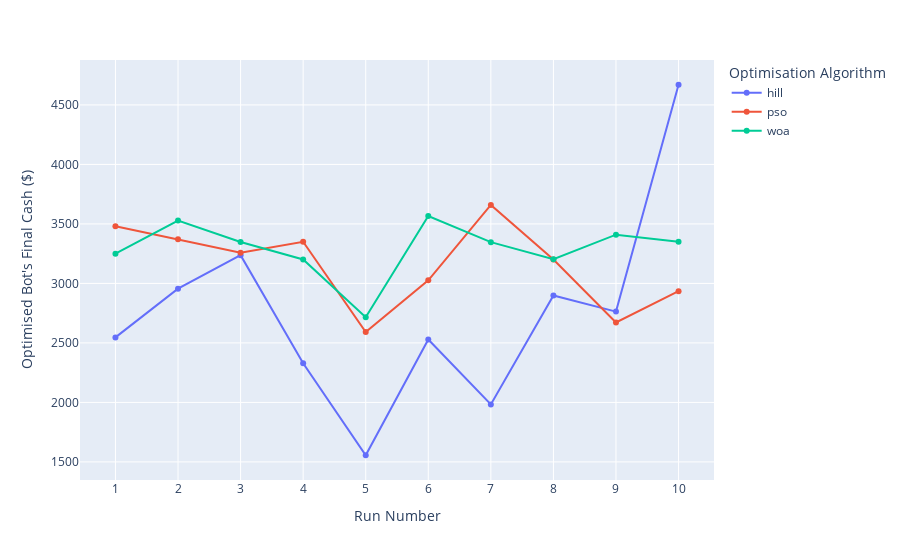

Notebook code cell kept with this figure:
### Code cell
# VIS 4 - show final values over 10 repeated runs

## TEST

repeated = {"algo": [], "score": [], "run": []}

for algo_name, algo_instance in groupB.items():
    for i, fitness in enumerate(algo_instance.historical_best_params_fitness(make_eval_fn(complex_bot_signal, test_price))):
        repeated["algo"].append(algo_name)
        repeated["score"].append(fitness)
        repeated["run"].append(i + 1)

px.line(
    pd.DataFrame(repeated),
    x="run",
    y="score",
    color="algo",
    labels={
        "score": "Optimised Bot's Final Cash ($)",
        "run": "Run Number",
        "algo": "Optimisation Algorithm",
    },
    markers=True,
).update_xaxes(dtick=1).show()

## TRAIN

repeated = {"algo": [], "score": [], "run": []}

for algo_name, algo_instance in groupB.items():
    for i, fitness in enumerate(algo_instance.historical_best_params_fitness(make_eval_fn(complex_bot_signal, train_price))):
        repeated["algo"].append(algo_name)
        repeated["score"].append(fitness)
        repeated["run"].append(i + 1)

px.line(
    pd.DataFrame(repeated),
    x="run",
    y="score",
    color="algo",
    labels={
        "score": "Optimised Bot's Final Cash ($)",
        "run": "Run Number",
        "algo": "Optimisation Algorithm",
    },
    markers=True,
).update_xaxes(dtick=1).show()

### Figure 1 — Plotly figure (JSON) as saved in the notebook; plotly's stock layout.template omitted (floating-point values rounded to 4 significant figures)
{"data": [{"hovertemplate": "Optimisation Algorithm=hill<br>Run Number=%{x}<br>Optimised Bot's Final Cash ($)=%{y}<extra></extra>", "legendgroup": "hill", "line": {"color": "#636efa", "dash": "solid"}, "marker": {"symbol": "circle"}, "mode": "lines+markers", "name": "hill", "orientation": "v", "showlegend": true, "type": "scatter", "x": [1, 2, 3, 4, 5, 6, 7, 8, 9, 10], "xaxis": "x", "y": [2547.0, 2956.0, 3237.0, 2329.0, 1556.0, 2529.0, 1983.0, 2898.0, 2763.0, 4669.0], "yaxis": "y"}, {"hovertemplate": "Optimisation Algorithm=pso<br>Run Number=%{x}<br>Optimised Bot's Final Cash ($)=%{y}<extra></extra>", "legendgroup": "pso", "line": {"color": "#EF553B", "dash": "solid"}, "marker": {"symbol": "circle"}, "mode": "lines+markers", "name": "pso", "orientation": "v", "showlegend": true, "type": "scatter", "x": [1, 2, 3, 4, 5, 6, 7, 8, 9, 10], "xaxis": "x", "y": [3481.0, 3370.0, 3258.0, 3350.0, 2592.0, 3026.0, 3660.0, 3201.0, 2672.0, 2935.0], "yaxis": "y"}, {"hovertemplate": "Optimisation Algorithm=woa<br>Run Number=%{x}<br>Optimised Bot's Final Cash ($)=%{y}<extra></extra>", "legendgroup": "woa", "line": {"color": "#00cc96", "dash": "solid"}, "marker": {"symbol": "circle"}, "mode": "lines+markers", "name": "woa", "orientation": "v", "showlegend": true, "type": "scatter", "x": [1, 2, 3, 4, 5, 6, 7, 8, 9, 10], "xaxis": "x", "y": [3250.0, 3528.0, 3348.0, 3201.0, 2716.0, 3566.0, 3347.0, 3203.0, 3410.0, 3350.0], "yaxis": "y"}], "layout": {"legend": {"title": {"text": "Optimisation Algorithm"}, "tracegroupgap": 0}, "margin": {"t": 60}, "xaxis": {"anchor": "y", "domain": [0, 1], "dtick": 1, "title": {"text": "Run Number"}}, "yaxis": {"anchor": "x", "domain": [0, 1], "title": {"text": "Optimised Bot's Final Cash ($)"}}}}
